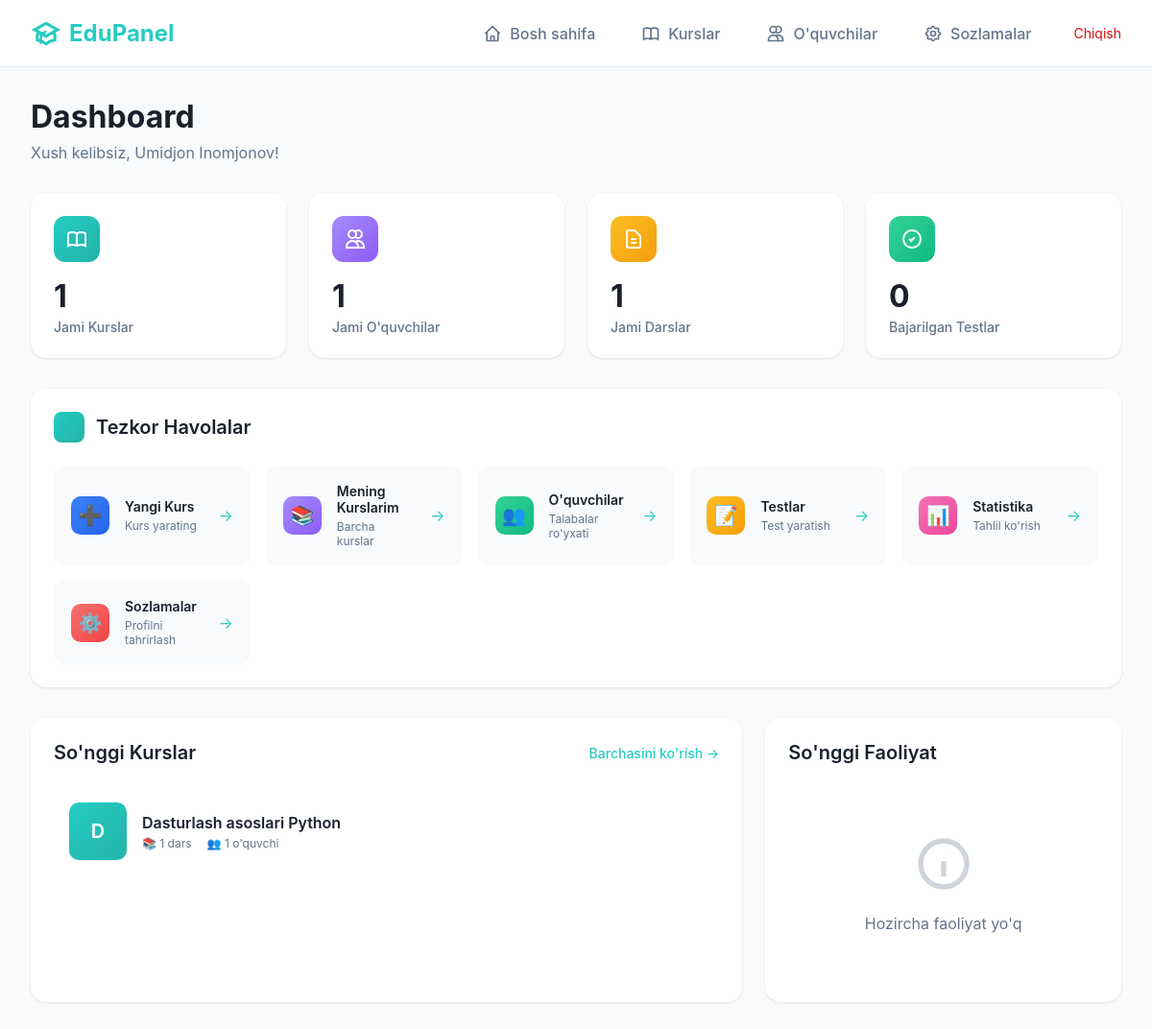
The app's page /teacher/ (signed in) with its own data.
### front/models.py (models this page shows, shortened)
class CustomUser(AbstractUser):
    user_type = models.CharField(max_length=10, choices=UserType.choices, default=UserType.STUDENT)
    bio = models.TextField(blank=True, null=True)
    profile_picture = models.ImageField(upload_to='profile_pics/', blank=True, null=True)
    date_of_birth = models.DateField(blank=True, null=True)
    telegram_username = models.CharField(max_length=50, blank=True, null=True)
    phone_number = models.CharField(max_length=20, blank=True, null=True)
    coins = models.PositiveIntegerField(default=0)
    stars = models.PositiveSmallIntegerField(default=0)
    level = models.CharField(max_length=15, choices=UserLevel.choices, default=UserLevel.BEGINNER)
    rating = models.FloatField(default=0.0, validators=[MinValueValidator(0.0), MaxValueValidator(5.0)])
    total_ratings = models.PositiveIntegerField(default=0)
    specialization = models.CharField(max_length=255, blank=True, null=True)
    experience_years = models.PositiveIntegerField(default=0)
    created_at = models.DateTimeField(auto_now_add=True)
    class Meta:
        indexes = [
            models.Index(fields=["user_type"]),
            models.Index(fields=["level"]),
            models.Index(fields=["rating"])
        ]
        verbose_name = "Foydalanuvchi"
        verbose_name_plural = "Foydalanuvchilar"

class Course(models.Model):
    TYPE_OPEN = 'open'
    TYPE_CLOSED = 'closed'
    TYPE_CHOICES = [(TYPE_OPEN, 'Open'), (TYPE_CLOSED, 'Closed')]
    background_image = models.ImageField(upload_to='course_backgrounds/', blank=True, null=True)
    title = models.CharField(max_length=255)
    subject = models.CharField(max_length=255, null=True, blank=True)
    grade = models.CharField(max_length=50, null=True, blank=True)
    description = models.TextField(blank=True)
    type = models.CharField(max_length=10, choices=TYPE_CHOICES, default=TYPE_OPEN)
    category = models.ForeignKey(CourseCategory, on_delete=models.SET_NULL, null=True, blank=True, related_name='courses')
    teacher = models.ForeignKey(CustomUser, on_delete=models.CASCADE, related_name='courses')
    created_at = models.DateTimeField(auto_now_add=True)
    updated_at = models.DateTimeField(auto_now=True)
    class Meta:
        ordering = ['-created_at']
        indexes = [models.Index(fields=['teacher']), models.Index(fields=['type'])]
        verbose_name = "Kurs"
        verbose_name_plural = "Kurslar"

### teacher/views.py (the view)
# urls.py: path('', views.teacher_dashboard, name='dashboard'),
@teacher_required
def teacher_dashboard(request):
    courses = Course.objects.filter(teacher=request.user)
    total_courses = courses.count()
    total_students = CourseStudent.objects.filter(course__teacher=request.user).count()
    total_lessons = Lesson.objects.filter(course__teacher=request.user).count()
    recent_courses = courses[:5]
    context = {
        'total_courses': total_courses,
        'total_students': total_students,
        'total_lessons': total_lessons,
        'recent_courses': recent_courses,
    }
    return render(request, 'teacher/index.html', context)

### teacher/views.py (called while the page is built)
def teacher_required(view_func):
    @wraps(view_func)
    def wrapper(request, *args, **kwargs):
        if not request.user.is_authenticated:
            return redirect('teacher:login')
        if request.user.user_type != UserType.TEACHER:
            messages.error(request, 'Faqat o\'qituvchilar kirishi mumkin!')
            logout(request)
            return redirect('teacher:login')
        return view_func(request, *args, **kwargs)
    return wrapper

### templates/teacher/index.html (shortened to what this page needs)
{% extends 'teacher/base.html' %}
{% block content %}
<div class="page-header">
    <h1 class="page-title">Dashboard</h1>
    <p class="page-subtitle">Xush kelibsiz, {{ request.user.get_full_name|default:request.user.username }}!</p>
</div>
<div class="stats-grid">
    <div class="stat-card">
        <div class="stat-icon blue">
        </div>
        <div class="stat-value">{{ total_courses|default:0 }}</div>
        <div class="stat-label">Jami Kurslar</div>
    </div>
    <div class="stat-card">
        <div class="stat-icon purple">
            <svg viewBox="0 0 24 24" fill="none" stroke="currentColor" stroke-width="2">
                <path d="M12 4.354a4 4 0 110 5.292M15 21H3v-1a6 6 0 0112 0v1zm0 0h6v-1a6 6 0 00-9-5.197M13 7a4 4 0 11-8 0 4 4 0 018 0z"/>
            </svg>
        </div>
        <div class="stat-value">{{ total_students|default:0 }}</div>
        <div class="stat-label">Jami O'quvchilar</div>
    </div>
    <div class="stat-card">
        <div class="stat-icon orange">
            <svg viewBox="0 0 24 24" fill="none" stroke="currentColor" stroke-width="2">
                <path d="M9 12h6m-6 4h6m2 5H7a2 2 0 01-2-2V5a2 2 0 012-2h5.586a1 1 0 01.707.293l5.414 5.414a1 1 0 01.293.707V19a2 2 0 01-2 2z"/>
            </svg>
        </div>
        <div class="stat-value">{{ total_lessons|default:0 }}</div>
        <div class="stat-label">Jami Darslar</div>
    </div>
    <div class="stat-card">
        <div class="stat-icon green">
            <svg viewBox="0 0 24 24" fill="none" stroke="currentColor" stroke-width="2">
                <path d="M9 12l2 2 4-4m6 2a9 9 0 11-18 0 9 9 0 0118 0z"/>
            </svg>
        </div>
        <div class="stat-value">{{ completed_tests|default:0 }}</div>
        <div class="stat-label">Bajarilgan Testlar</div>
    </div>
</div>
<div class="quick-links">
    <div class="quick-links-header">
        <div class="quick-links-icon">
        </div>
        <h2 class="quick-links-title">Tezkor Havolalar</h2>
    </div>
    <div class="links-grid">
        <a href="{% url 'teacher:create_course' %}" class="link-card">
            <div class="link-icon blue">
                ➕
            </div>
            <div class="link-content">
                <div class="link-title">Yangi Kurs</div>
                <div class="link-description">Kurs yarating</div>
            </div>
            <div class="link-arrow">→</div>
        </a>
        <a href="{% url 'teacher:teacher_courses' %}" class="link-card">
            <div class="link-icon purple">
                📚
            </div>
            <div class="link-content">
                <div class="link-title">Mening Kurslarim</div>
                <div class="link-description">Barcha kurslar</div>
            </div>
            <div class="link-arrow">→</div>
        </a>
        <a href="{% url 'teacher:teacher_students' %}" class="link-card">
            <div class="link-icon green">
                👥
            </div>
            <div class="link-content">
                <div class="link-title">O'quvchilar</div>
                <div class="link-description">Talabalar ro'yxati</div>
            </div>
            <div class="link-arrow">→</div>
        </a>
        <a href="#" class="link-card">
            <div class="link-icon orange">
                📝
            </div>
            <div class="link-content">
                <div class="link-title">Testlar</div>
                <div class="link-description">Test yaratish</div>
            </div>
            <div class="link-arrow">→</div>
        </a>
        <a href="#" class="link-card">
            <div class="link-icon pink">
                📊
            </div>
            <div class="link-content">
                <div class="link-title">Statistika</div>
                <div class="link-description">Tahlil ko'rish</div>
            </div>
            <div class="link-arrow">→</div>
        </a>
        <a href="{% url 'teacher:teacher_settings' %}" class="link-card">
            <div class="link-icon red">
                ⚙️
            </div>
            <div class="link-content">
                <div class="link-title">Sozlamalar</div>
                <div class="link-description">Profilni tahrirlash</div>
            </div>
            <div class="link-arrow">→</div>
        </a>
    </div>
</div>
<div class="content-grid">
    <div class="card">
        <div class="card-header">
            <h2 class="card-title">So'nggi Kurslar</h2>
            <a href="{% url 'teacher:teacher_courses' %}" class="card-link">Barchasini ko'rish →</a>
        </div>
        {% if recent_courses %}
            {% for course in recent_courses %}
            <div class="course-item" onclick="window.location.href='{% url 'teacher:course_detail' course.id %}'">
                <div class="course-thumbnail">
                    {{ course.title.0 }}
                </div>
                <div class="course-info">
                    <div class="course-name">{{ course.title }}</div>
                    <div class="course-meta">
                        <span>📚 {{ course.lessons.count }} dars</span>
                        <span>👥 {{ course.students.count }} o'quvchi</span>
                    </div>
                </div>
            </div>
            {% endfor %}
        {% endif %}
    </div>
    <div class="card">
        <div class="card-header">
            <h2 class="card-title">So'nggi Faoliyat</h2>
        </div>
        {% if recent_activities %}
            {% for activity in recent_activities %}
            <div class="activity-item">
                <div class="activity-icon">
                    <svg viewBox="0 0 24 24" fill="none" stroke="currentColor" stroke-width="2">
                        {% if activity.type == 'student_joined' %}
                        <path d="M18 9v3m0 0v3m0-3h3m-3 0h-3m-2-5a4 4 0 11-8 0 4 4 0 018 0zM3 20a6 6 0 0112 0v1H3v-1z"/>
                        {% elif activity.type == 'test_completed' %}
                        <path d="M9 12l2 2 4-4m6 2a9 9 0 11-18 0 9 9 0 0118 0z"/>
                        {% elif activity.type == 'comment_added' %}
                        <path d="M8 12h.01M12 12h.01M16 12h.01M21 12c0 4.418-4.03 8-9 8a9.863 9.863 0 01-4.255-.949L3 20l1.395-3.72C3.512 15.042 3 13.574 3 12c0-4.418 4.03-8 9-8s9 3.582 9 8z"/>
                        {% else %}
                        <path d="M13 16h-1v-4h-1m1-4h.01M21 12a9 9 0 11-18 0 9 9 0 0118 0z"/>
                        {% endif %}
                    </svg>
                </div>
                <div class="activity-content">
                    <div class="activity-text">{{ activity.text }}</div>
                    <div class="activity-time">{{ activity.time }}</div>
                </div>
            </div>
            {% endfor %}
        {% else %}
            <div class="empty-state">
                <svg viewBox="0 0 24 24" fill="none" stroke="currentColor" stroke-width="2">
                    <path d="M13 16h-1v-4h-1m1-4h.01M21 12a9 9 0 11-18 0 9 9 0 0118 0z"/>
                </svg>
                <p>Hozircha faoliyat yo'q</p>
            </div>
        {% endif %}
    </div>
</div>
{% endblock %}

### templates/teacher/base.html (style rules this page uses)
* { margin: 0; padding: 0; box-sizing: border-box; }
body { font-family: -apple-system, BlinkMacSystemFont, 'Segoe UI', Roboto, 'Helvetica Neue', Arial, sans-serif; background: #f8fafb; color: #2d3748; }
.page-header { margin-bottom: 2rem; }
.page-title { font-size: 2rem; font-weight: 700; color: #1a202c; margin-bottom: 0.5rem; }
.page-subtitle { color: #64748b; font-size: 1rem; }

### records on screen
CustomUser: user.get_full_name "Umidjon Inomjonov"
Course: title.0 "D", title "Dasturlash asoslari Python", lessons.count "1", students.count "1"

### other values on screen
{{ total_courses|default:0 }} "1"
{{ total_students|default:0 }} "1"
{{ total_lessons|default:0 }} "1"
{{ completed_tests|default:0 }} "0"
